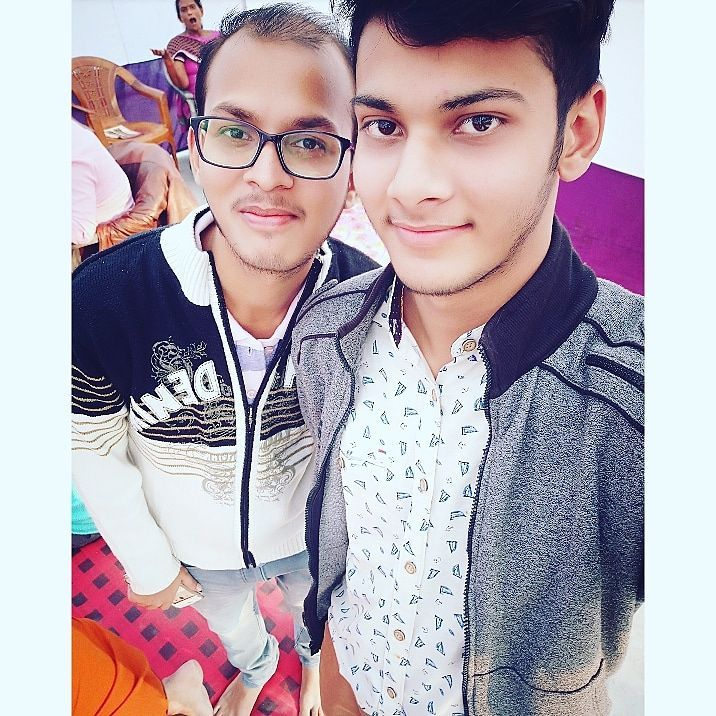
#> input picture FaceEyeDetect/a7.jpg, 716 x 716 px
$ python face-eye_detect.py
#> lines starting #> are read from the running program, lines starting #| are printed output that depends on the picture; after the words box and inside, x2 and y2 are one past the last pixel; in counts of white or black regions, pixels touching at a corner belong together
import numpy as np
import cv2 as cv

face_cascade = cv.CascadeClassifier('haarcascade_frontalface_default.xml')  #Loads a face classifier from xml file
eye_cascade = cv.CascadeClassifier('haarcascade_eye.xml')                   #Loads a eye classifier from xml file

img = cv.imread('a7.jpg')
#> img is the input picture: shape (716, 716, 3); mean B, G, R 177.3, 167.6, 179.7

gray = cv.cvtColor(img, cv.COLOR_BGR2GRAY)                                  #Converts the image from RGB to gray format
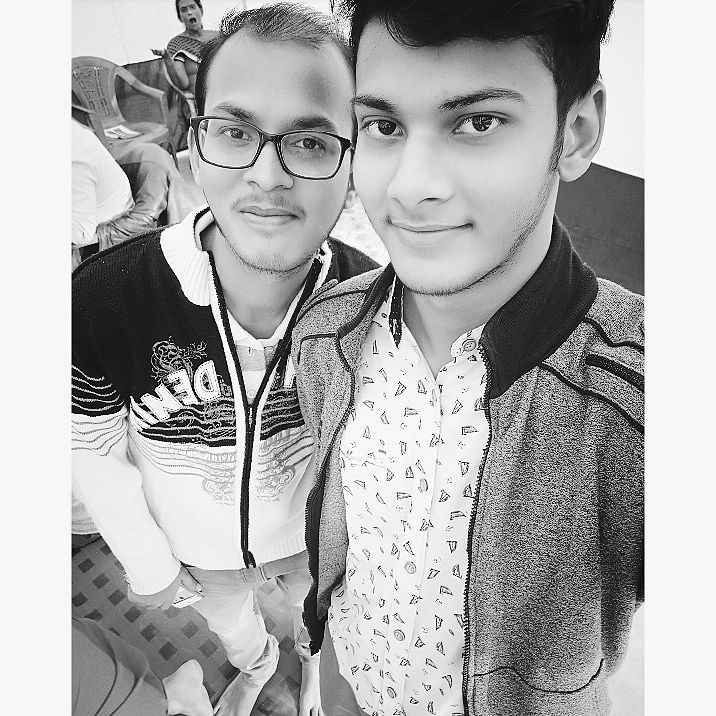
#> gray: shape (716, 716); min 0, max 255, mean 172.3

faces = face_cascade.detectMultiScale(gray, 1.3, 4)                         #Detects objects of different sizes in the input image.They are returned as a list of rectangles.
#> faces = [[327, 35, 243, 243], [174, 64, 196, 196]]

for (x,y,w,h) in faces:
    cv.rectangle(img,(x,y),(x+w,y+h),(0,255,0),3)                           #Draws bounding rectangle around faces detected in the image

    roi_gray = gray[y:y+h, x:x+w]
    roi_color = img[y:y+h, x:x+w]

    eyes = eye_cascade.detectMultiScale(roi_gray)

    for (ex,ey,ew,eh) in eyes:                                              #Draws bounding rectangle around eyes detected in the image
        cv.rectangle(roi_color,(ex,ey),(ex+ew,ey+eh),(0,255,0),2)
#> this loop made 2 passes
#> (x, y, w, h, eyes) on passes 1 to 2: (327, 35, 243, 243, [[31, 67, 51, 51], [106, 48, 76, 76]]), (174, 64, 196, 196, [[42, 49, 41, 41], [115, 59, 43, 43]])
#> pass 1, `roi_gray = gray[y:y+h, x:x+w]`:
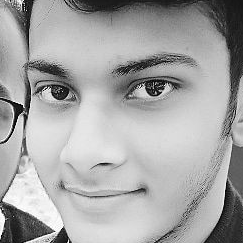
#> roi_gray: shape (243, 243); min 2, max 255, mean 165.7
#> pass 1, `roi_color = img[y:y+h, x:x+w]`:
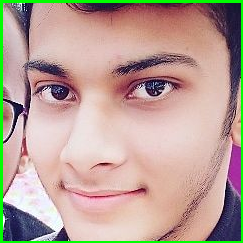
#> roi_color: shape (243, 243, 3); mean B, G, R 150.6, 161.2, 185
#> pass 2, `roi_gray = gray[y:y+h, x:x+w]`:
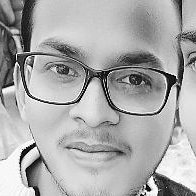
#> roi_gray: shape (196, 196); min 1, max 255, mean 170
#> pass 2, `roi_color = img[y:y+h, x:x+w]`:
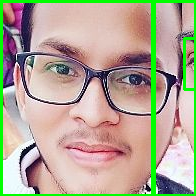
#> roi_color: shape (196, 196, 3); mean B, G, R 148.6, 168.1, 177.5
#> after the loop:
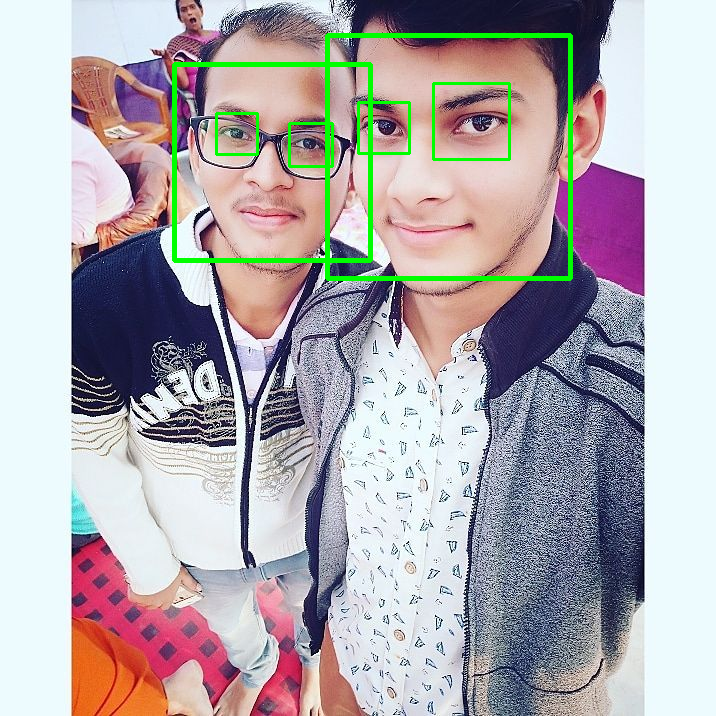
#> img: shape (716, 716, 3); 2.18% of pixels changed, all inside (x1, y1, x2, y2) = (172, 33, 573, 281)
#> after the loop:
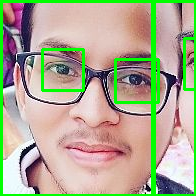
#> roi_color: shape (196, 196, 3); 2.52% of pixels changed, all inside (x1, y1, x2, y2) = (41, 48, 160, 104)

cv.imshow('img',img)
cv.waitKey(0)
cv.destroyAllWindows()

$ run again, with FaceEyeDetect/r4.jpg copied over FaceEyeDetect/a7.jpg
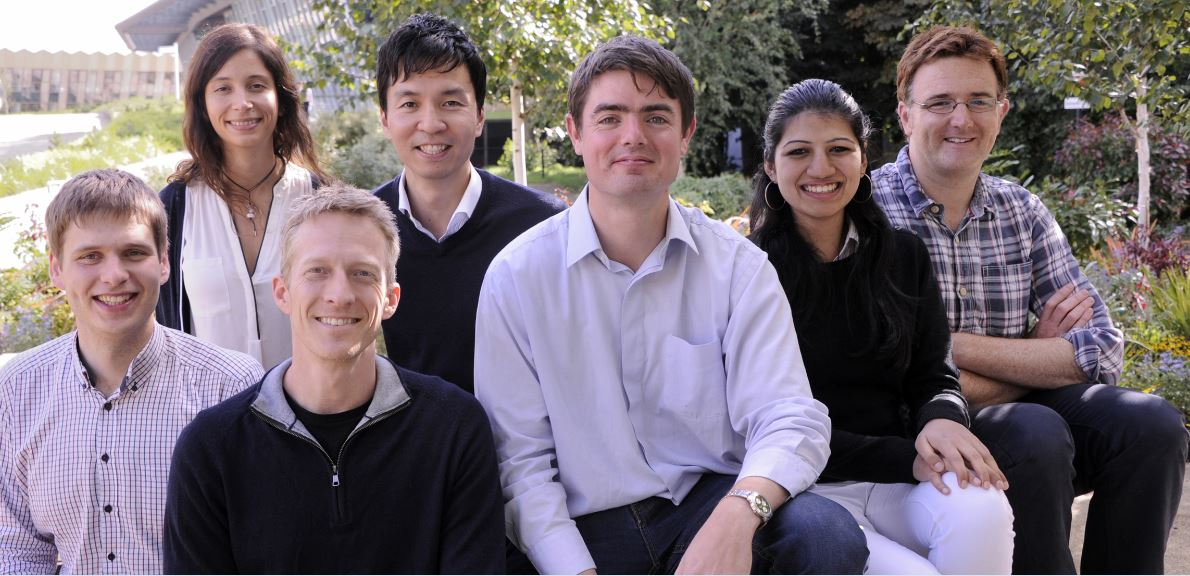
#> input picture FaceEyeDetect/r4.jpg, 1190 x 576 px
#> img is the input picture: shape (576, 1190, 3); mean B, G, R 117.5, 109.5, 120.7
#> `gray = cv.cvtColor(img, cv.COLOR_BGR2GRAY)`:
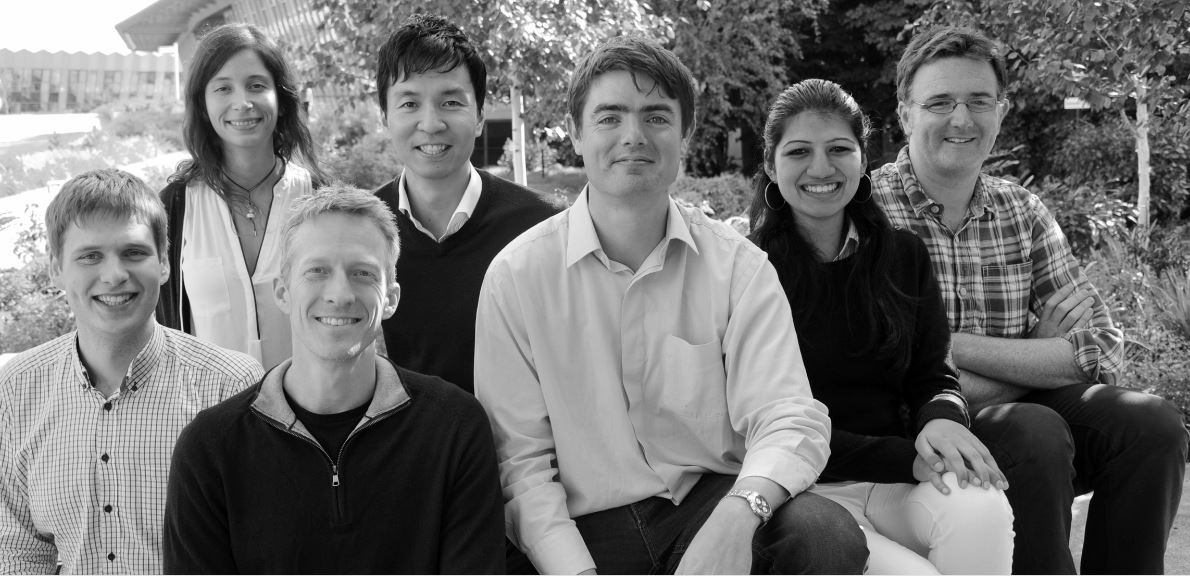
#> gray: shape (576, 1190); min 0, max 255, mean 113.8
#> faces = [[197, 55, 86, 86], [371, 58, 113, 113], [908, 63, 103, 103], [766, 108, 108, 108], [572, 69, 125, 125], [52, 210, 120, 120], [277, 225, 128, 128]]
#> the loop `for (x,y,w,h) in faces:` made 7 passes
#> (x, y, w, h, eyes) on passes 1, 2, 3, 4, 5, 7: (197, 55, 86, 86, [[45, 18, 25, 25], [15, 21, 25, 25]]), (371, 58, 113, 113, [[24, 31, 31, 31], [63, 31, 29, 29]]), (908, 63, 103, 103, [[58, 30, 24, 24]]), (766, 108, 108, 108, [[58, 30, 26, 26], [20, 32, 25, 25]]), (572, 69, 125, 125, [[70, 39, 26, 26], [19, 30, 37, 37]]), (277, 225, 128, 128, [[26, 30, 33, 33], [63, 32, 34, 34]])
#> after the loop `for (x,y,w,h) in faces:`:
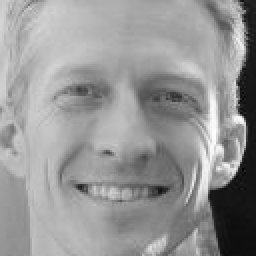
#> roi_gray: shape (128, 128) (shown 2 times larger); min 1, max 254, mean 149.6
